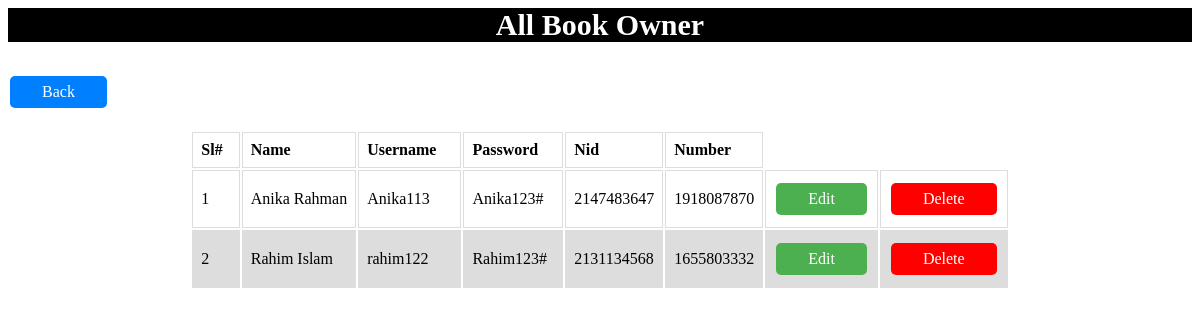
The app's page /allowner.php with its own data.
### tables this page shows
CREATE TABLE `owner` (
  `id` int(5) NOT NULL,
  `name` varchar(50) NOT NULL,
  `username` varchar(50) NOT NULL,
  `password` varchar(10) NOT NULL,
  `nid` int(20) NOT NULL,
  `num` int(11) NOT NULL
);

### models/db_config.php (called while the page is built, shortened)
<?php
	$db_server="localhost";
	$db_uname="root";
	$db_pass="";
	$db_name="final_p";
	function get($query){
		global $db_server,$db_uname,$db_pass,$db_name;
		$conn = mysqli_connect($db_server,$db_uname,$db_pass,$db_name);
		$data = array();
		if($conn){
			$result = mysqli_query($conn,$query);
			while($row = mysqli_fetch_assoc($result)){
				$data[] = $row;
			}
		}
		return $data;
	}
?>

### controllers/BookOwnerController.php (called while the page is built, shortened)
<?php
	include 'models/db_config.php';
	function getAllOwners(){
		$query = "select * from owner order by name asc";
		$rs = get($query);
		return $rs;
	}
?>

### allowner.php (the view, shortened to what this page needs)
<?php
	include 'controllers/BookOwnerController.php';
	$ownerr = getAllOwners();
?>
<html>
             <head>
			 <link rel="stylesheet" href="style/login.css">
			 </head>
<body>
         <div>
			<h3 class="header">All Book Owner </h3>
			</div>
			<div>
			<a  href="bookowner.php" class ="red2">Back</a>
			</div>
			<br>
<div align = "center">
	<table class="">
		<thead>
			<th>Sl# &nbsp </th>
			<th>Name &nbsp &nbsp   </th>
			<th>Username &nbsp &nbsp </th>
			<th>Password &nbsp &nbsp </th>
			<th>Nid &nbsp &nbsp </th>
			<th>Number</th>
		</thead>
		<tbody>
			<?php
				$i=1;
				foreach($ownerr as $o){
					$id = $o["id"];
					echo "<tr>";
						echo "<td>$i</td>";
						echo "<td>".$o["name"]. "</td>" ;
						echo "<td>".$o["username"]. "</td>";
						echo "<td>".$o["password"]. "</td>";
						echo "<td>".$o["nid"]. "</td>";
						echo "<td>".$o["num"]. "</td>";
						echo '<td><a href="editowner.php?id='.$id.'" class="red"> Edit</a></td>';
						echo '<td><a href="deleteowner.php?id='.$id.'"  class="red1">Delete</td>';
					echo "</tr>";
					$i++;
				}
			?>
		</tbody>
	</table>
</div>
</body>
</html>

### style/login.css (style rules this page uses)
.header { background-color:Black; color:white; text-align :center; font-size: 30px; }

### allowner.php (style rules this page uses)
.red { background-color: #4CAF50; border: none; color: white; padding: 7px 32px; text-align: center; text-decoration: none; display: inline-block; font-size: 16px; margin: 4px 2px; cursor: pointer; border-radius: 5px; }
.red1 { background-color: #ff0000; border: none; color: white; padding: 7px 32px; text-align: center; text-decoration: none; display: inline-block; font-size: 16px; margin: 4px 2px; cursor: pointer; border-radius: 5px; }
.red2 { background-color: #0080ff; border: none; color: white; padding: 7px 32px; text-align: center; text-decoration: none; display: inline-block; font-size: 16px; margin: 4px 2px; cursor: pointer; border-radius: 5px; }
td, th { border: 1px solid #dddddd; text-align: left; padding: 8px; }
tr:nth-child(even) { background-color: #dddddd; }

### records on screen
owner: name "Anika Rahman", username "Anika113", password "Anika123#", nid "2147483647", num "1918087870"
owner: name "Rahim Islam", username "rahim122", password "Rahim123#", nid "2131134568", num "1655803332"
